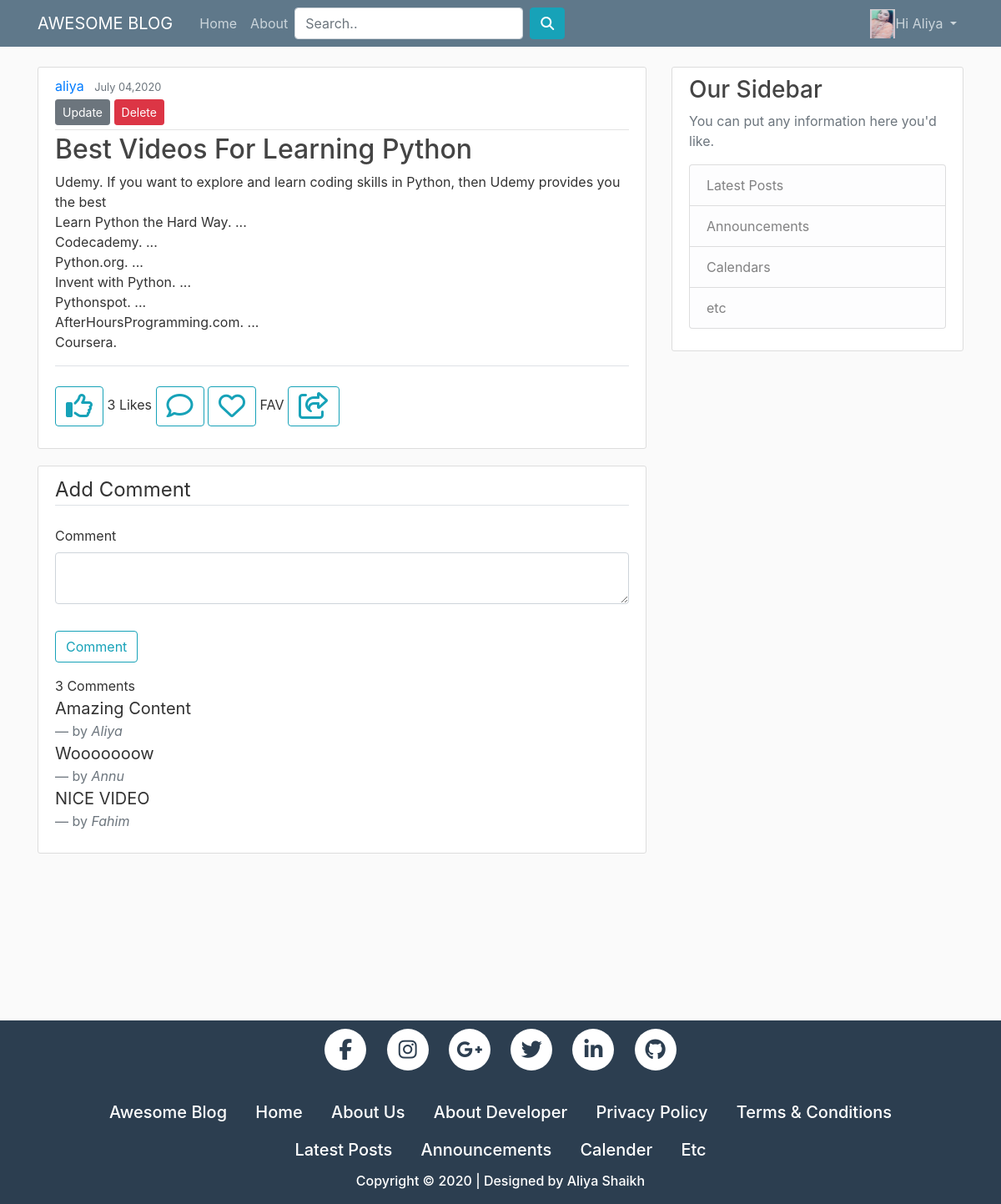
Screenshot of /post/31/ (signed in) with the database file from the repository.
### blog/models.py (models this page shows, shortened)
class Profile(models.Model):
	user = models.OneToOneField(User, on_delete = models.CASCADE)
	image = models.ImageField(default = 'default.jpg',null = True, blank = True)

class Post(models.Model):
	title = models.CharField(max_length = 100)
	content = models.TextField(blank=True, null=True)
	date_posted = models.DateTimeField(auto_now_add = True)
	author = models.ForeignKey(User,on_delete = models.CASCADE)
	status = models.IntegerField(choices = STATUS, default = 0)
	likes = models.ManyToManyField(User, related_name ='likes', blank=True)
	favourites = models.ManyToManyField(User, related_name='favourites',blank = True)
	def total_likes(self):
		return self.likes.count()

class Comment(models.Model):
	post = models.ForeignKey(Post,on_delete = models.CASCADE,related_name='comments')
	user = models.ForeignKey(User,on_delete = models.CASCADE)
	body = models.TextField(blank=True,null=True)
	timestamp = models.DateTimeField(auto_now_add=True)

### blog/views.py (the view)
# urls.py: path('post/<int:pk>/',PostDetailView.as_view(),name='post-detail'),
class PostDetailView(DetailView):
	model = Post

### blog/templates/blog/post_detail.html (shortened to what this page needs)
{% extends "blog/base.html" %}
{% load crispy_forms_tags %}
{% block content%}
  <article class="media content-section">
  	<div class="media-body">
    	<div class="article-metadata">
      	<a class="mr-2" href="{% url 'user-posts' object.author.username %}">{{ object.author }}</a>
      		<small class="text-muted">{{ object.date_posted|date:"F d,Y" }}</small>
          {% if object.author == user %}
            <div>
              <a class="btn btn-secondary btn-sm mt-1 mb-1" href="{% url 'post-update' object.id %}">Update</a>
              <a class="btn btn-danger btn-sm mt-1 mb-1" href="{% url 'post-delete' object.id %}">Delete</a>
            </div>
          {% endif %}
    	</div>
    		<h2 class="article-title">{{ object.title }}</h2>
    		<p class="article-content">{{ object.content }}</p>
          <fieldset class="form-group">
            <legend class="border-bottom mb-4">
              </legend>
                <form class="myform" action="{% url 'my_like_post' post.pk %}" method="POST">
                  {% if is_liked %}
                    <button value="{{ post.id }}" name="post_id" type="submit" class="btn btn-outline-info"><i class="far fa-thumbs-down fa-2x"></i>
                    </button>
                  {% else %}
                    <button value="{{ post.id }}" name="post_id" type="submit" class="btn btn-outline-info"><i class="far fa-thumbs-up fa-2x"></i>
                    </button>
                  {% endif %}
                  {{ post.total_likes }} Likes
                </form>
                    <button value="{{ post.id }}" name="post_id" type="submit" class="btn btn-outline-info"><i class="far fa-comment fa-2x"></i>
                    </button>
                <form class="myform" action="{% url 'fav_post' post.pk %}" method="POST">
                  {% if is_favourite %}
                    <button value="{{ post.id }}" name="post_id" type="submit" class="btn btn-info"><i class="far fa-heart fa-2x"></i>
                    </button>
                  {% else %}
                    <button value="{{ post.id }}" name="post_id" type="submit" class="btn btn-outline-info"><i class="far fa-heart fa-2x"></i>
                    </button>
                  {% endif %}
                    {{ post.total_favourites }} FAV
                </form>
                    <button value="#" name="#" type="submit" class="btn btn-outline-info"><i class="far fa-share-square fa-2x"></i></button>
          </fieldset>
  	</div>
	</article>
  <div class="content-section">
    <form action = "" method="POST">
      <fieldset class="form-group">
        <legend class="border-bottom mb-4"> Add Comment
        </legend>
          <div class="form-group">
            <label>Comment</label>
            <div class="">
              <textarea class="textarea form-control">
              </textarea>
            </div>
          </div>
      </fieldset>
      <div class="form-group">
        <button class="btn btn-outline-info" type="submit"> Comment
        </button>
      </div>
    </form>
    <div class="main-comment-section">
      {{ post.comments.count }} Comments {{ comments | pluralize}}
      {% for comment in post.comments.all %}
        <blockquote class="blockquote">
          <p class="mb-0">{{ comment.body }}</p>
          <footer class="blockquote-footer">by <cite title="Source Title">{{ comment.user | capfirst }}</cite></footer>
      {% empty %}
        <p>No comments here yet </p>
        </blockquote>
      {% endfor %}
    </div>
  </div>
{% endblock content %}

### blog/templates/blog/base.html (shortened to what this page needs)
{% load static %}
<!DOCTYPE html>
<html>
<head>
    <link rel="stylesheet" href="https://stackpath.bootstrapcdn.com/bootstrap/4.5.0/css/bootstrap.min.css">
    <link rel="stylesheet" type="text/css" href="{% static 'blog/main.css' %}">
</head>
<body>
    <header class="site-header">
      <nav class="navbar navbar-expand-md navbar-dark bg-steel fixed-top">
        <div class="container">
            <a class="navbar-brand mr-4" href="{% url 'home' %}">AWESOME BLOG</a>
            <div class="collapse navbar-collapse" id="navbarToggle">
              <div class="navbar-nav mr-auto">
                  <a class="nav-item nav-link" href="{% url 'home' %}">Home</a>
                  <a class="nav-item nav-link" href="{% url 'about' %}">About</a>
                  <form class="form-inline my-2 my-lg-0" action="{% url 'home' %}">
                    <input class="form-control mr-sm-2" type="search" placeholder="Search.." name='search' aria-label = "Search">
                      <button class="btn btn-info" type="submit"><i class="fa fa-search"></i></button>
                  </form>
              </div>
              <div class="navbar-nav">
                {% if user.is_authenticated %}
                  <li class="nav-item dropdown">
                    <a class="nav-link dropdown-toggle" href="#" id="navbarDropdown" role="button" data-toggle="dropdown" aria-hashpopup="true" aria-expanded="false">
                      {% if user.profile.image %}
                        <img class="my-img" src="{{ user.profile.image.url }}">
                      {% else %}
                        <img class ="rounded-circle my-img" src="/media/default.jpg">
                      {% endif %}
                      <span>  Hi {{user|capfirst}}</span>
                    </a>
                  </li>
                {% else %}
                  <a class="nav-item nav-link" href="{% url 'login' %}">Login</a>
                  <a class="nav-item nav-link" href="{% url 'register' %}">Register</a>
                {% endif %}
              </div>
            </div>
        </div>
      </nav>
    </header>
	  <main role="main" class="container">
    	<div class="row">
    		<div class="col-md-8">
          {% block content %}
      		{% endblock %}
    		</div>
        <div class="col-md-4">
            <div class="content-section">
              <h3>Our Sidebar</h3>
              <p class='text-muted'>You can put any information here you'd like.
                <ul class="list-group">
                  <li class="list-group-item list-group-item-light">Latest Posts</li>
                  <li class="list-group-item list-group-item-light">Announcements</li>
                  <li class="list-group-item list-group-item-light">Calendars</li>
                  <li class="list-group-item list-group-item-light">etc</li>
                </ul>
              </p>
            </div>
        </div>
	 </main>
    {% include 'blog/footer.html' %}
</body>
</html>

### blog/static/blog/main.css (style rules this page uses)
body { background: #fafafa; color: #333333; margin-top: 5rem; }
h1, h2, h3, h4, h5, h6 { color: #444444; }
ul { margin: 0; }
.bg-steel { background-color: #5f788a; }
.site-header .navbar-nav .nav-link { color: #cbd5db; }
.content-section { background: #ffffff; padding: 10px 20px; border: 1px solid #dddddd; border-radius: 3px; margin-bottom: 20px; }
.article-title { color: #444444; }
.article-content { white-space: pre-line; }
.article-metadata { padding-bottom: 1px; margin-bottom: 4px; border-bottom: 1px solid #e3e3e3 }
.my-img { width: 30px; height: 35px; float: left; background-size: auto 100%; margin-top: -5px; }
.myform { display: inline-block; }

### rows the page displays
Post: author "aliya", date_posted "July 04,2020", title "Best Videos For Learning Python", content "Udemy. If you want to explore and learn coding skills in Python, then Udemy provides you the best Learn Python the Hard Way. ... Codecademy. ... Python.org. ... Invent with Python. ... Pythonspot. ... AfterHoursProgramming.com. ... Coursera.", total_likes "3", comments.count "3"
Comment: body "Amazing Content", user "Aliya"
Comment: body "Wooooooow", user "Annu"
Comment: body "NICE VIDEO", user "Fahim"

### other values shown
{{ user|capfirst }} "Aliya"
